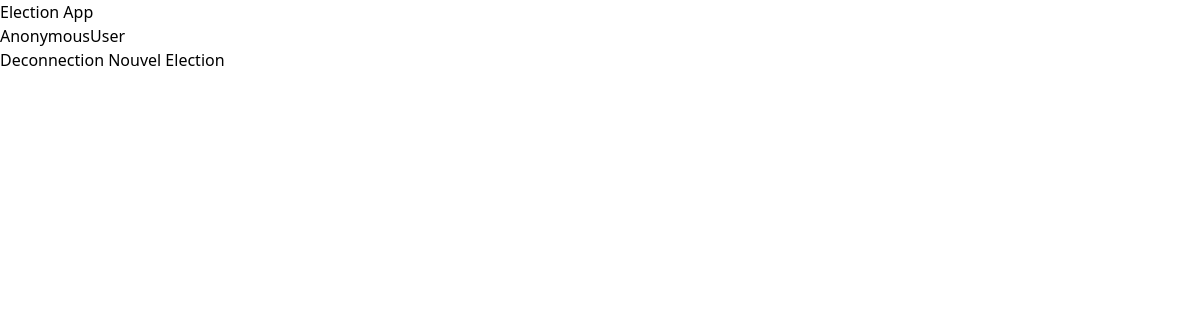
/elections, run on an earlier commit of the app's database.
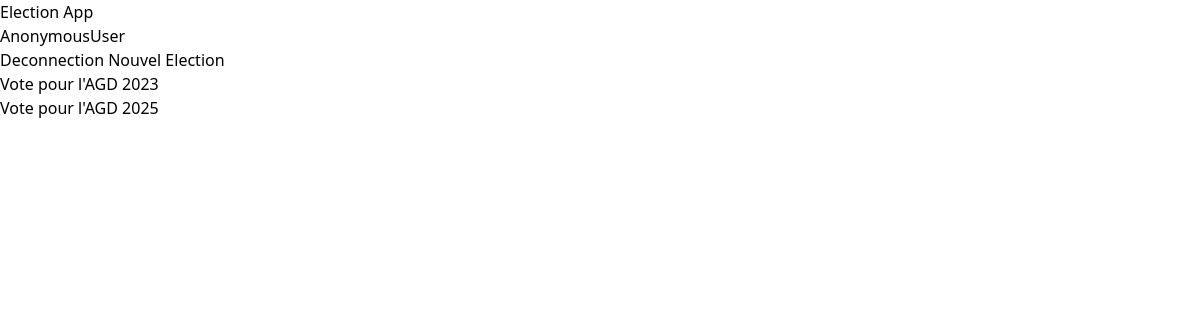
And on a later commit of the database.
### vote/models.py (models this page shows)
class Election(models.Model):
    class SystemeVote(models.TextChoices):
        VOTE_A_BULLETIN_SECRET = 'Vote à bulletin sécret'
        VOTE_NON_ANONYME = 'Vote non anonyme'
    user = models.ForeignKey(User, on_delete=CASCADE)
    titre = models.CharField(max_length=100)
    groupe = models.CharField(max_length=100)
    systeme_de_vote = models.CharField(choices=SystemeVote.choices, default='Vote à bulletin sécret',max_length=100)
    debut_election = models.DateTimeField()
    fin_election = models.DateTimeField()
    published = models.BooleanField(default=False)
    resultat = models.BooleanField(default=False)
    date = models.DateTimeField(auto_now=True)

### vote/views.py (the view)
# urls.py: path('elections', election, name='election'),
def election(request):
    elections = Election.objects.all()
    return render(request, 'elections.html', {'elections':elections})

### vote/templates/elections.html
{% extends "base.html" %}
{% block content %}
{% for e in elections  %}
<p>{{e.titre}}</p>
{% endfor %}
{% endblock content %}

### templates/base.html (shortened to what this page needs)
<!DOCTYPE html>
<html>
    <head>
        <script src="https://cdn.tailwindcss.com"></script>
    </head>
    <body>
        <div>
            <h1>Election App</h1>
            <h3>{{request.user}}</h3>
            <a href="{% url 'logout' %}">Deconnection</a>
            <a href="{% url 'new_election' %}">Nouvel Election</a>
        </div>
        <div>
            {% block content %}
            {% endblock content %}
        </div>
    </body>
</html>

What changed in the data, as far as the page shows it:
added Election: titre "Vote pour l'AGD 2023"
added Election: titre "Vote pour l'AGD 2025"
